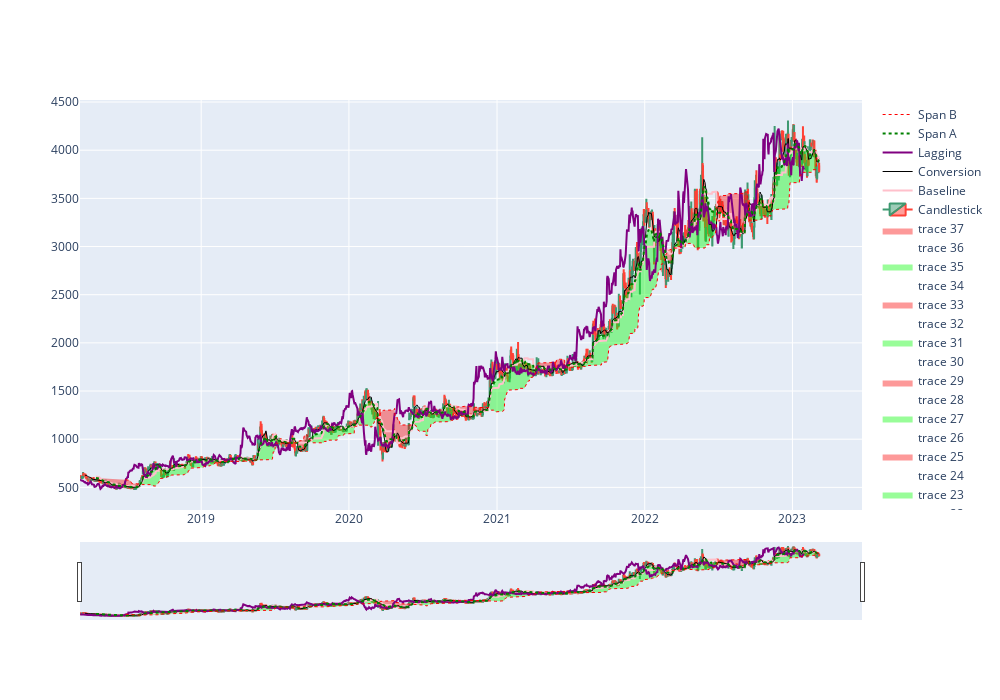

Notebook code cell kept with this figure:
### Code cell
df_esab = get_stock_df_from_csv('ESABINDIA.NS', PATH)
get_Ichimoku(df_esab)
